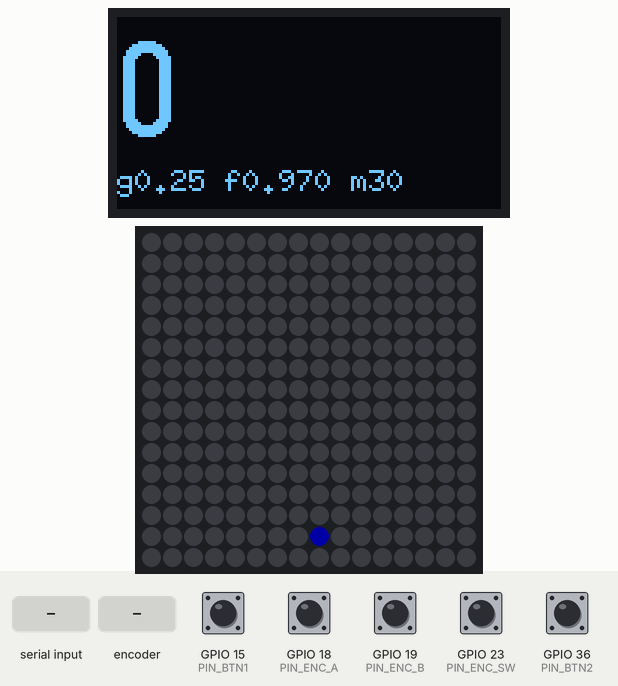
Recording of a program running on a simulated ESP32. Shown: 128×64 one-colour display, 16×16 RGB LED matrix (first LED top left, wired row by row). The inputs (shaded band) are chosen by the test bench; at power-on: GPIO 15 (PIN_BTN1), GPIO 18 (PIN_ENC_A), GPIO 19 (PIN_ENC_B), GPIO 23 (PIN_ENC_SW) HIGH, GPIO 36 (PIN_BTN2) LOW. Dim RGB values are drawn brighter than linear; what the program prints to the serial monitor is not drawn.

Above: at 1.2 s.
1.3 s: "g90\n" received over Serial
At 2.0 s:
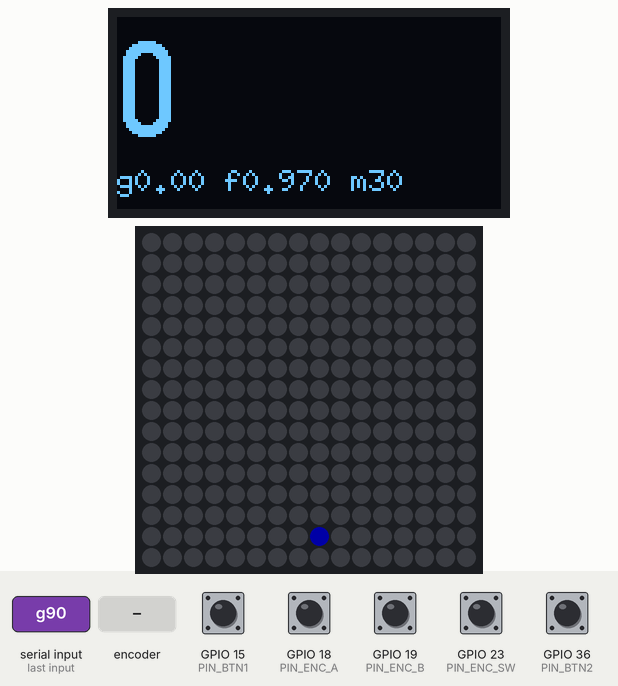
2.8 s: GPIO 15 (PIN_BTN1) pulled LOW for 0.15 s
At 3.6 s:
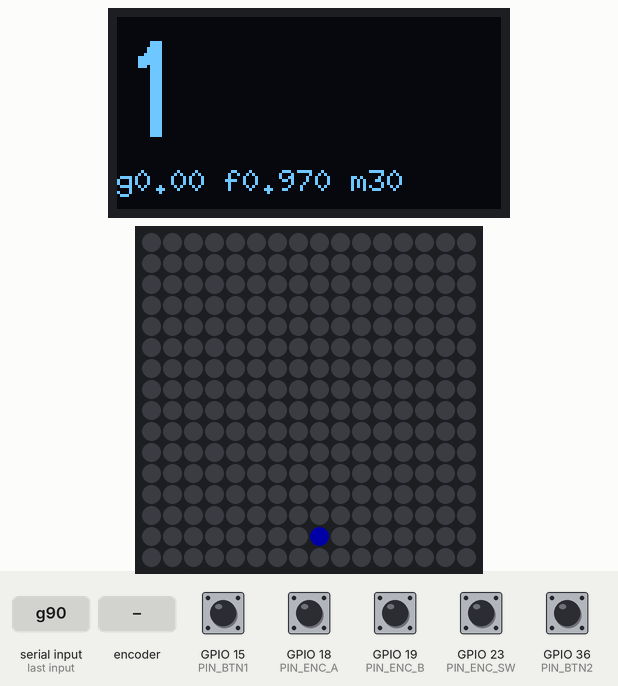
4.4 s: GPIO 15 (PIN_BTN1) pulled LOW for 1 s
At 5.8 s:
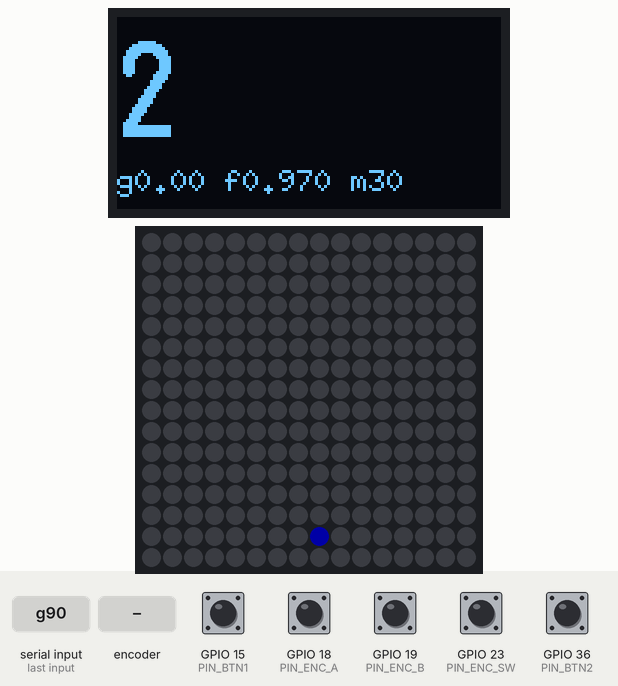
6.9 s: "g,45\n" received over Serial
At 7.5 s:
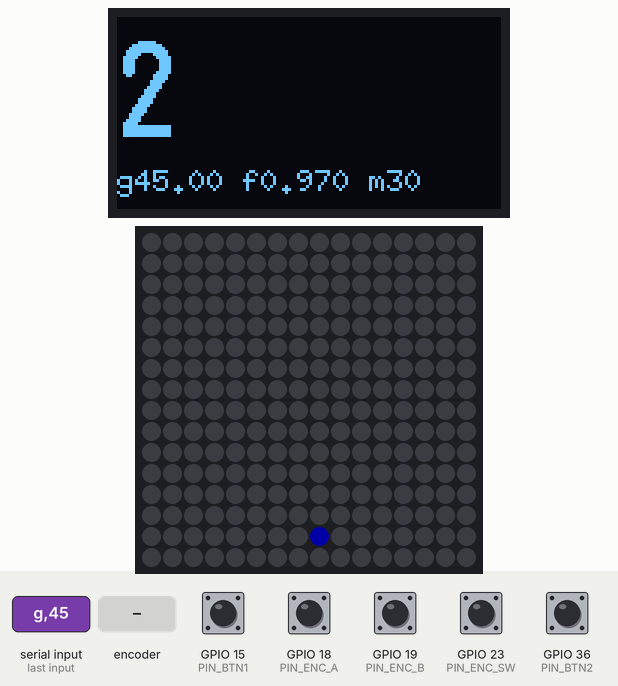
8.4 s: rotary encoder on GPIO 18 (PIN_ENC_A) / GPIO 19 (PIN_ENC_B) turned 1 step (first pin leading)
At 9.9 s:
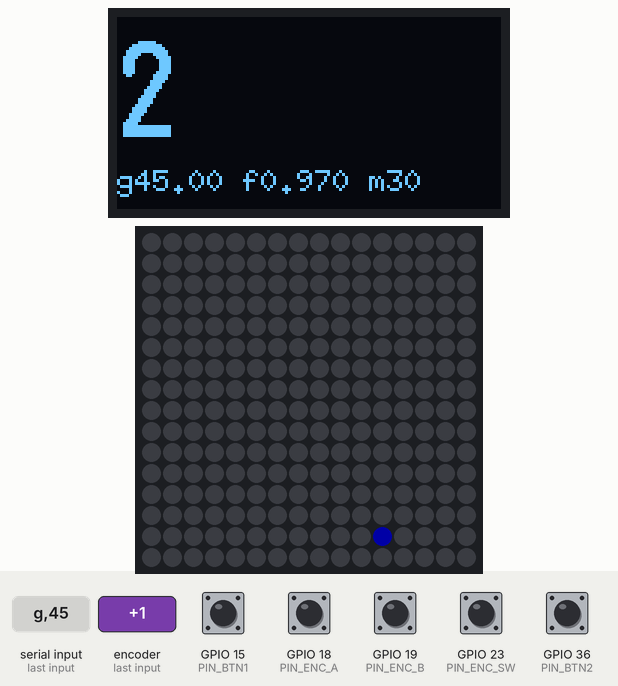
10.1 s: GPIO 23 (PIN_ENC_SW) pulled LOW for 0.15 s
At 11.0 s:
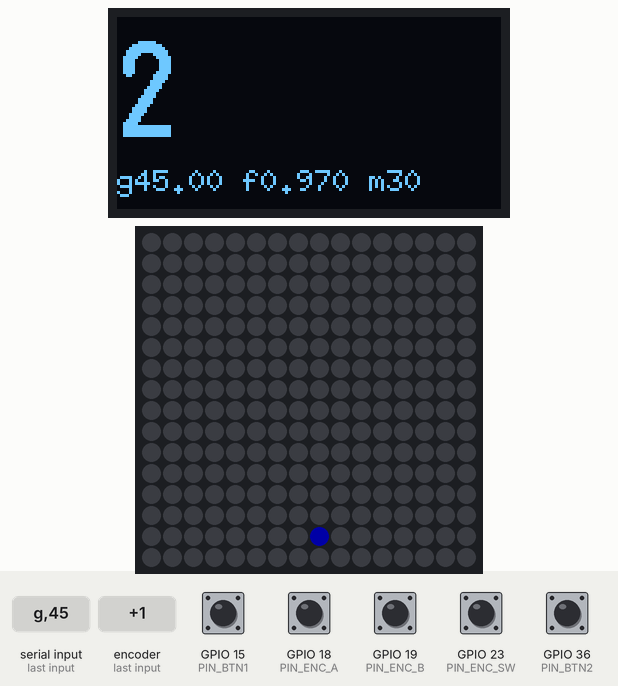
Timing chart, 0 to 12.7 s (numbered marks = the images above; inputs shaded):
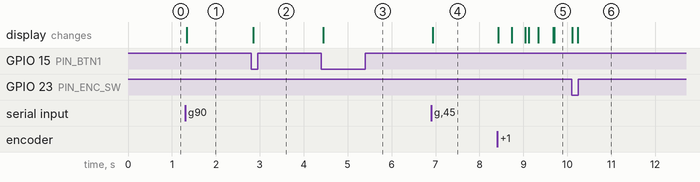

Measured:
- after the input at 1.3 s, the display: changes at once (image 1)
- after the input at 2.8 s, the display: changes after 0.05 s (image 2)
- after the input at 4.4 s, the display: changes at once (image 3)
- after the input at 6.9 s, the display: changes at once (image 4)

The program:

main.cpp
```cpp
// Test 1 : un point glisse sur la matrice avec de l'inertie.
// Réglages en direct via le moniteur série :  g <gain>   f <frottement>   m <vitesse max>
#include <Arduino.h>
#include <FastLED.h>
#include <U8g2lib.h>
#include "config.h"

CRGB leds[NUM_LEDS];
U8G2_SSD1306_128X64_NONAME_F_HW_I2C oled(U8G2_R0, U8X8_PIN_NONE);

// --- Réglages du ressenti ---------------------------------------------------
float gain     = 0.25f;  // cases/s de vitesse ajoutées par impulsion de l'encodeur
float friction = 0.97f;  // multiplicateur de vitesse à chaque image (plus petit = freine plus)
float vMax     = 30.0f;  // cases/s
// ---------------------------------------------------------------------------

float   pos = MATRIX_W / 2.0f, vel = 0;
int     score = 0;
bool    dirty = true;

// Encodeur en quadrature, lu par interruption (4 impulsions par cran sur un KY-040)
volatile int32_t encCount = 0;
volatile uint8_t encState = 0;
void IRAM_ATTR onEnc() {
  static const int8_t table[16] = {0, -1, 1, 0, 1, 0, 0, -1, -1, 0, 0, 1, 0, 1, -1, 0};
  encState = ((encState << 2) | (digitalRead(PIN_ENC_A) << 1) | digitalRead(PIN_ENC_B)) & 0x0F;
  encCount += table[encState];
}

uint16_t XY(uint8_t x, uint8_t y) {
  if (MATRIX_SERPENTINE && (y & 1)) x = MATRIX_W - 1 - x;
  return y * MATRIX_W + x;
}

struct Button {
  uint8_t pin; bool last = true; uint32_t t = 0;
  bool pressed() {  // front descendant avec anti-rebond logiciel
    bool v = digitalRead(pin);
    bool p = (last && !v && millis() - t > 20);
    if (v != last) { last = v; t = millis(); }
    return p;
  }
};
Button btn1{PIN_BTN1}, btn2{PIN_BTN2}, btnEnc{PIN_ENC_SW};

void drawOled() {
  oled.clearBuffer();
  oled.setFont(u8g2_font_logisoso32_tn);
  oled.setCursor(0, 40);
  oled.print(score);
  oled.setFont(u8g2_font_6x10_tf);
  oled.setCursor(0, 58);
  oled.printf("g%.2f f%.3f m%.0f", gain, friction, vMax);
  oled.sendBuffer();
}

void handleSerial() {
  static String line;
  while (Serial.available()) {
    char c = Serial.read();
    if (c != '\n') { line += c; continue; }
    float v = line.substring(2).toFloat();
    switch (line[0]) {
      case 'g': gain = v; break;
      case 'f': friction = constrain(v, 0.80f, 0.999f); break;
      case 'm': vMax = v; break;
    }
    Serial.printf("gain=%.2f friction=%.3f vmax=%.0f\n", gain, friction, vMax);
    line = ""; dirty = true;
  }
}

void setup() {
  Serial.begin(115200);
  FastLED.addLeds<WS2812B, PIN_LED_DATA, GRB>(leds, NUM_LEDS);
  FastLED.setMaxPowerInVoltsAndMilliamps(5, MAX_MILLIAMPS);
  FastLED.setBrightness(40);

  pinMode(PIN_ENC_A, INPUT_PULLUP);
  pinMode(PIN_ENC_B, INPUT_PULLUP);
  pinMode(PIN_ENC_SW, INPUT_PULLUP);
  pinMode(PIN_BTN1, INPUT_PULLUP);
  pinMode(PIN_BTN2, INPUT);  // GPIO36 : pull-up externe uniquement
  attachInterrupt(PIN_ENC_A, onEnc, CHANGE);
  attachInterrupt(PIN_ENC_B, onEnc, CHANGE);

  oled.begin();
  Serial.println("Pret. Commandes : g <gain>  f <frottement>  m <vmax>");
}

void loop() {
  static uint32_t lastFrame = 0;
  static int32_t lastEnc = 0;
  uint32_t now = millis();
  handleSerial();

  if (btn1.pressed())   { score++; dirty = true; }
  if (btn2.pressed())   { score = 0; dirty = true; }
  if (btnEnc.pressed()) { pos = MATRIX_W / 2.0f; vel = 0; }

  if (now - lastFrame < 16) return;           // ~60 images/s
  float dt = (now - lastFrame) / 1000.0f;
  lastFrame = now;

  noInterrupts(); int32_t c = encCount; interrupts();
  vel += (c - lastEnc) * gain;
  lastEnc = c;
  vel = constrain(vel * friction, -vMax, vMax);
  pos += vel * dt;
  if (pos < 0)              { pos = 0;              vel = -vel * 0.5f; }
  if (pos > MATRIX_W - 1.0f){ pos = MATRIX_W - 1.0f; vel = -vel * 0.5f; }

  fadeToBlackBy(leds, NUM_LEDS, 90);          // traînée lumineuse
  leds[XY((uint8_t)roundf(pos), MATRIX_H - 2)] = CHSV(160, 255, 255);
  FastLED.show();

  if (dirty) { drawOled(); dirty = false; }
}
```

config.h
```cpp
#pragma once
// Brochage : carte "Shield capteurs v2.1" + ESP32 DevKit 30 broches (WROOM-32D)

// Matrice WS2812B 16x16 (connecteur RELAIS : GND + D16, alimentée en direct)
constexpr uint8_t  PIN_LED_DATA = 16;
constexpr uint16_t MATRIX_W = 16;
constexpr uint16_t MATRIX_H = 16;
constexpr uint16_t NUM_LEDS = MATRIX_W * MATRIX_H;
constexpr bool     MATRIX_SERPENTINE = true;   // à passer à false si l'image est déformée
constexpr uint16_t MAX_MILLIAMPS = 2000;       // limite logicielle du courant

// Encodeur KY-040 (connecteur LORA : 3V3, GND, D18, D19, D23)
constexpr uint8_t PIN_ENC_A  = 18;  // CLK
constexpr uint8_t PIN_ENC_B  = 19;  // DT
constexpr uint8_t PIN_ENC_SW = 23;  // bouton de l'axe

// Boutons de jeu (connecteurs PLUVIO 1 et 2, 10K vers 3V3 + 100nF si soudés)
constexpr uint8_t PIN_BTN1 = 15;    // PLUVIO 1 (strapping : OK avec pull-up)
constexpr uint8_t PIN_BTN2 = 36;    // PLUVIO 2 (VP) : PAS de pull-up interne, la 10K est obligatoire

// OLED SSD1306 128x64 en I2C (connecteur T H AIR 2) : SDA = 21, SCL = 22, adresse 0x3C
```
